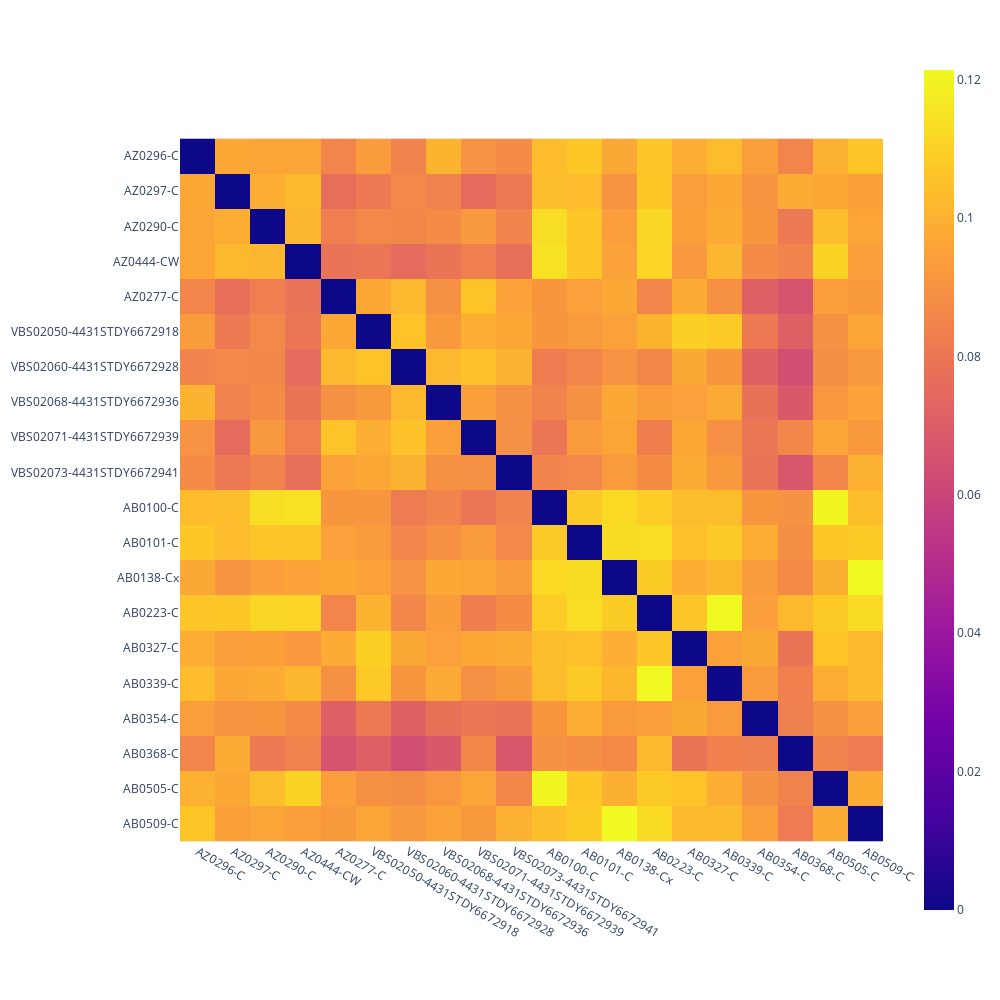

The code cell stored with this chart in its notebook:
### Code cell
px.imshow(mlc_bfc_ibd1_df, width = 1000, height = 1000)

### Figure 1 — Plotly figure (JSON) as saved in the notebook; plotly's stock layout.template omitted (floating-point values rounded to 4 significant figures; data arrays with more than 128 entries replaced by an {"elided": "..."} marker saying what was removed)
{"data": [{"coloraxis": "coloraxis", "hovertemplate": "x: %{x}<br>y: %{y}<br>color: %{z}<extra></extra>", "name": "0", "type": "heatmap", "x": ["AZ0296-C", "AZ0297-C", "AZ0290-C", "AZ0444-CW", "AZ0277-C", "VBS02050-4431STDY6672918", "VBS02060-4431STDY6672928", "VBS02068-4431STDY6672936", "VBS02071-4431STDY6672939", "VBS02073-4431STDY6672941", "AB0100-C", "AB0101-C", "AB0138-Cx", "AB0223-C", "AB0327-C", "AB0339-C", "AB0354-C", "AB0368-C", "AB0505-C", "AB0509-C"], "xaxis": "x", "y": ["AZ0296-C", "AZ0297-C", "AZ0290-C", "AZ0444-CW", "AZ0277-C", "VBS02050-4431STDY6672918", "VBS02060-4431STDY6672928", "VBS02068-4431STDY6672936", "VBS02071-4431STDY6672939", "VBS02073-4431STDY6672941", "AB0100-C", "AB0101-C", "AB0138-Cx", "AB0223-C", "AB0327-C", "AB0339-C", "AB0354-C", "AB0368-C", "AB0505-C", "AB0509-C"], "yaxis": "y", "z": {"elided": "20x20 float values"}}], "layout": {"coloraxis": {"colorscale": [[0, "#0d0887"], [0.1111, "#46039f"], [0.2222, "#7201a8"], [0.3333, "#9c179e"], [0.4444, "#bd3786"], [0.5556, "#d8576b"], [0.6667, "#ed7953"], [0.7778, "#fb9f3a"], [0.8889, "#fdca26"], [1, "#f0f921"]]}, "height": 1000, "margin": {"t": 60}, "width": 1000, "xaxis": {"anchor": "y", "autorange": true, "constrain": "domain", "domain": [0, 1], "range": [-0.5, 19.5], "scaleanchor": "y", "type": "category"}, "yaxis": {"anchor": "x", "autorange": true, "constrain": "domain", "domain": [0.09128, 0.9087], "range": [19.5, -0.5], "type": "category"}}}
